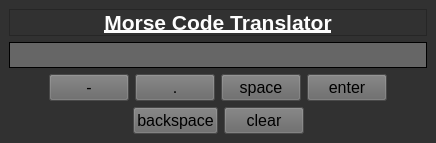
<?xml version="1.0" encoding="UTF-8"?>
<ui version="4.0">
 <class>MorseCode</class>
 <widget class="QMainWindow" name="MorseCode">
  <property name="windowModality">
   <enum>Qt::WindowModal</enum>
  </property>
  <property name="windowTitle">
   <string>Morse Code Translater</string>
  </property>
  <property name="accessibleName">
   <string>MorseDecoder</string>
  </property>
  <property name="accessibleDescription">
   <string>Takes Morse Code &amp; Turns it into English</string>
  </property>
  <property name="styleSheet">
   <string notr="true">QMainWindow {
	background-color: rgb(49, 49, 49);
}

QWidget {
	background-color: rgb(49, 49, 49);
}</string>
  </property>
  <widget class="QWidget" name="centralwidget">
   <layout class="QGridLayout" name="gridLayout_2">
    <item row="0" column="0">
     <widget class="QWidget" name="widget" native="true">
      <layout class="QVBoxLayout" name="verticalLayout_2">
       <property name="leftMargin">
        <number>0</number>
       </property>
       <property name="topMargin">
        <number>0</number>
       </property>
       <property name="rightMargin">
        <number>0</number>
       </property>
       <property name="bottomMargin">
        <number>0</number>
       </property>
       <item>
        <layout class="QVBoxLayout" name="verticalLayout_3">
         <property name="sizeConstraint">
          <enum>QLayout::SetFixedSize</enum>
         </property>
         <property name="leftMargin">
          <number>0</number>
         </property>
         <property name="topMargin">
          <number>0</number>
         </property>
         <item>
          <widget class="QLabel" name="title">
           <property name="font">
            <font>
             <pointsize>16</pointsize>
             <weight>75</weight>
             <bold>true</bold>
             <underline>true</underline>
             <strikeout>false</strikeout>
             <kerning>true</kerning>
            </font>
           </property>
           <property name="frameShape">
            <enum>QFrame::StyledPanel</enum>
           </property>
           <property name="text">
            <string>&lt;html&gt;&lt;head/&gt;&lt;body&gt;&lt;p&gt;&lt;span style=&quot; color:#fdfdfd;&quot;&gt;Morse Code Translator&lt;/span&gt;&lt;/p&gt;&lt;/body&gt;&lt;/html&gt;</string>
           </property>
           <property name="alignment">
            <set>Qt::AlignCenter</set>
           </property>
           <property name="textInteractionFlags">
            <set>Qt::NoTextInteraction</set>
           </property>
          </widget>
         </item>
         <item>
          <widget class="QLabel" name="output">
           <property name="font">
            <font>
             <pointsize>16</pointsize>
            </font>
           </property>
           <property name="styleSheet">
            <string notr="true">QLabel {
	background-color: rgb(102, 102, 102);
	padding-right: 10px;
	padding-left: 10px;
}</string>
           </property>
           <property name="frameShape">
            <enum>QFrame::Panel</enum>
           </property>
           <property name="text">
            <string/>
           </property>
           <property name="alignment">
            <set>Qt::AlignRight|Qt::AlignTrailing|Qt::AlignVCenter</set>
           </property>
          </widget>
         </item>
        </layout>
       </item>
       <item>
        <layout class="QHBoxLayout" name="input_bttns">
         <property name="sizeConstraint">
          <enum>QLayout::SetFixedSize</enum>
         </property>
         <item>
          <spacer name="horizontalSpacer_3">
           <property name="orientation">
            <enum>Qt::Horizontal</enum>
           </property>
           <property name="sizeHint" stdset="0">
            <size>
             <width>40</width>
             <height>20</height>
            </size>
           </property>
          </spacer>
         </item>
         <item>
          <widget class="QPushButton" name="pushButton_dash">
           <property name="font">
            <font>
             <pointsize>12</pointsize>
            </font>
           </property>
           <property name="styleSheet">
            <string notr="true">QPushButton {
	background-color: rgb(102, 102, 102)
}</string>
           </property>
           <property name="text">
            <string>-</string>
           </property>
          </widget>
         </item>
         <item>
          <widget class="QPushButton" name="pushButton_dot">
           <property name="font">
            <font>
             <pointsize>12</pointsize>
            </font>
           </property>
           <property name="styleSheet">
            <string notr="true">QPushButton {
	background-color: rgb(102, 102, 102)
}</string>
           </property>
           <property name="text">
            <string>.</string>
           </property>
          </widget>
         </item>
         <item>
          <widget class="QPushButton" name="pushButton_space">
           <property name="font">
            <font>
             <pointsize>12</pointsize>
            </font>
           </property>
           <property name="styleSheet">
            <string notr="true">QPushButton {
	background-color: rgb(102, 102, 102)
}</string>
           </property>
           <property name="text">
            <string>space</string>
           </property>
          </widget>
         </item>
         <item>
          <widget class="QPushButton" name="pushButton_enter">
           <property name="font">
            <font>
             <pointsize>12</pointsize>
            </font>
           </property>
           <property name="styleSheet">
            <string notr="true">QPushButton {
	background-color: rgb(102, 102, 102)
}</string>
           </property>
           <property name="text">
            <string>enter</string>
           </property>
          </widget>
         </item>
         <item>
          <spacer name="horizontalSpacer_4">
           <property name="orientation">
            <enum>Qt::Horizontal</enum>
           </property>
           <property name="sizeHint" stdset="0">
            <size>
             <width>40</width>
             <height>20</height>
            </size>
           </property>
          </spacer>
         </item>
        </layout>
       </item>
       <item>
        <layout class="QHBoxLayout" name="remove_bttns">
         <property name="sizeConstraint">
          <enum>QLayout::SetFixedSize</enum>
         </property>
         <item>
          <spacer name="horizontalSpacer">
           <property name="orientation">
            <enum>Qt::Horizontal</enum>
           </property>
           <property name="sizeHint" stdset="0">
            <size>
             <width>40</width>
             <height>20</height>
            </size>
           </property>
          </spacer>
         </item>
         <item>
          <widget class="QPushButton" name="pushButton_backspace">
           <property name="font">
            <font>
             <pointsize>12</pointsize>
            </font>
           </property>
           <property name="styleSheet">
            <string notr="true">QPushButton {
	background-color: rgb(102, 102, 102)
}</string>
           </property>
           <property name="text">
            <string>backspace</string>
           </property>
          </widget>
         </item>
         <item>
          <widget class="QPushButton" name="pushButton_clear">
           <property name="font">
            <font>
             <pointsize>12</pointsize>
            </font>
           </property>
           <property name="styleSheet">
            <string notr="true">QPushButton {
	background-color: rgb(102, 102, 102)
}</string>
           </property>
           <property name="text">
            <string>clear</string>
           </property>
          </widget>
         </item>
         <item>
          <spacer name="horizontalSpacer_2">
           <property name="orientation">
            <enum>Qt::Horizontal</enum>
           </property>
           <property name="sizeHint" stdset="0">
            <size>
             <width>40</width>
             <height>20</height>
            </size>
           </property>
          </spacer>
         </item>
        </layout>
       </item>
      </layout>
     </widget>
    </item>
   </layout>
  </widget>
 </widget>
 <resources/>
 <connections/>
</ui>
